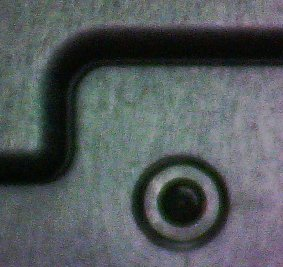
#> input picture .oem_lock/appdata/EmptyStorage.jpg, 283 x 267 px
$ python -i oem_inspection.py   (imports and definitions only)
#> lines starting #> are read from the running program, lines starting #| are printed output that depends on the picture
#> further down, picture is the input picture: shape (267, 283, 3); mean B, G, R 92.5, 90, 83.9
"""Pure CVisionLib image primitives; never acquires frames or changes hardware.

Authority: SSD decompiled_src_vision/CVisionLib/ClassFrameGrabber.cs.
The OEM uses OpenCV 3.2; the Python dependency must be qualified separately.
Encoded inputs are existing camera snapshot content, NOT filenames.  Arrays are
uint8 BGR camera pixels (or explicitly preconverted 2-D grayscale).  No resize,
normalization, inferred confidence, or calibration substitution is performed.
"""
from __future__ import annotations

from typing import NamedTuple

import cv2
import numpy as np


class PatternMatch(NamedTuple):
    maximum: float
    x: int
    y: int


def _pixels(image: bytes | np.ndarray, *, grayscale: bool = False) -> np.ndarray:
    if isinstance(image, bytes):
        if not image:
            raise ValueError("empty encoded image")
        value = cv2.imdecode(np.frombuffer(image, np.uint8), 0 if grayscale else 1)
        if value is None:
            raise ValueError("image cannot be decoded")
    elif isinstance(image, np.ndarray):
        value = image
    else:
        raise TypeError("image must be encoded bytes or uint8 pixel array")
    if value.dtype != np.uint8 or value.size == 0:
        raise ValueError("image must contain uint8 pixels")
    if value.ndim != 2 and not (value.ndim == 3 and value.shape[2] == 3):
        raise ValueError("expected grayscale or three-channel BGR image")
    if grayscale and value.ndim == 3:
        return cv2.cvtColor(value, 6)
    return value


def _gray(image: bytes | np.ndarray, *, file_mode: bool = False, code: int = 7) -> np.ndarray:
#> called with file_mode = False, code = 7
    value = _pixels(image, grayscale=file_mode)
    # Numeric 7 is deliberate: CVision's live branch uses RGB2GRAY on the
    # captured channel order. Do not silently replace it with BGR2GRAY (6).
    return cv2.cvtColor(value, code) if value.ndim == 3 else value
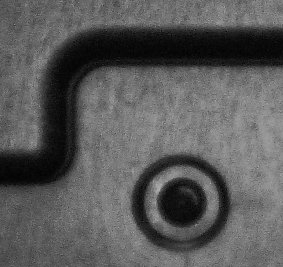
#> returned value: shape (267, 283); min 1, max 180, mean 90.1


# [4 lines left out: function _roi, not called in this run]


def _hist(gray: np.ndarray) -> np.ndarray:
    # OEM exclusive upper limit is 255, NOT 256. White pixels are excluded.
    return cv2.calcHist([gray], [0], None, [256], [0, 255]).ravel()


# [60 lines left out: functions match_pattern, scan_barcode, check_purification_station, check_output_plate, check_trough, check_notch, not called in this run]


def locate_cover(image: bytes | np.ndarray, *, file_mode: bool = False) -> bool:
    """5376-5726: median5 then original histogram extrema predicate."""
    histogram = _hist(cv2.medianBlur(_gray(image, file_mode=file_mode), 5))
#> histogram = 256 values, max 1447 at index 121, min 0 at index 0, mean 295.2
    maximum = np.float32(0)
    highest = lowest = 255
    for index in range(255, -1, -1):
        value = histogram[index]
        if value > maximum:
            maximum = value
        if value > 10 and highest == 255:
            highest = index
        if highest != 255 and value > 10:
            lowest = index
#> this loop made 256 passes
#> (value, maximum) on passes 93, 95, 104, 105, 106, 107, 108, 109, 110, 112, 113, 114: (4, 4), (10, 10), (29, 29), (31, 31), (47, 47), (54, 54), (78, 78), (98, 98), (142, 142), (179, 179), (264, 264), (286, 286)
#> value on passes 1 to 6: 0, 0, 0, 0, 0, 0
#> after the loop, highest = 152; maximum = 1447
    total = np.float32(0)
    for index in range(15, 35):
        total = np.float32(total + histogram[index])
#> this loop made 20 passes
#> total on passes 1 to 12: 568, 1064, 1474, 1814, 2170, 2597, 2987, 3362, 3763, 4123, 4433, 4763
    return bool(lowest > 35 or (total < maximum and highest > 100))


# [54 lines left out: functions check_biosecurity_cover, check_label, output_location_from_scores, reagent_cover_from_scores, not called in this run]

>>> import cv2
>>> picture = cv2.imread('../../../.oem_lock/appdata/EmptyStorage.jpg')
>>> result = locate_cover(picture)
#> result = False

$ run again, on .oem_lock/appdata/EmptyTrough.jpg
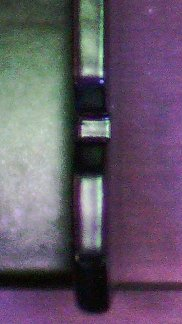
#> input picture .oem_lock/appdata/EmptyTrough.jpg, 182 x 324 px
#> picture is the input picture: shape (324, 182, 3); mean B, G, R 103.1, 86.7, 99.1
#> in _gray, `return cv2.cvtColor(value, code) if value.ndim == 3 else value`:
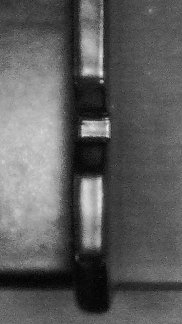
#> returned value: shape (324, 182); min 0, max 236, mean 93
#> histogram = 256 values, max 910 at index 87, min 0 at index 0, mean 230.3
#> the loop in locate_cover, `for index in range(255, -1, -1):` made 256 passes
#> (value, maximum) on passes 42, 46, 47, 49, 52, 58, 59, 60: (3, 3), (6, 6), (8, 8), (27, 27), (33, 33), (40, 40), (52, 52), (65, 65)
#> after the loop in locate_cover, `for index in range(255, -1, -1):`: highest = 207; maximum = 910
#> the loop in locate_cover, `for index in range(15, 35):` made 20 passes
#> total on passes 1 to 8: 245, 448, 707, 879, 1061, 1284, 1468, 1668
#> result = False
